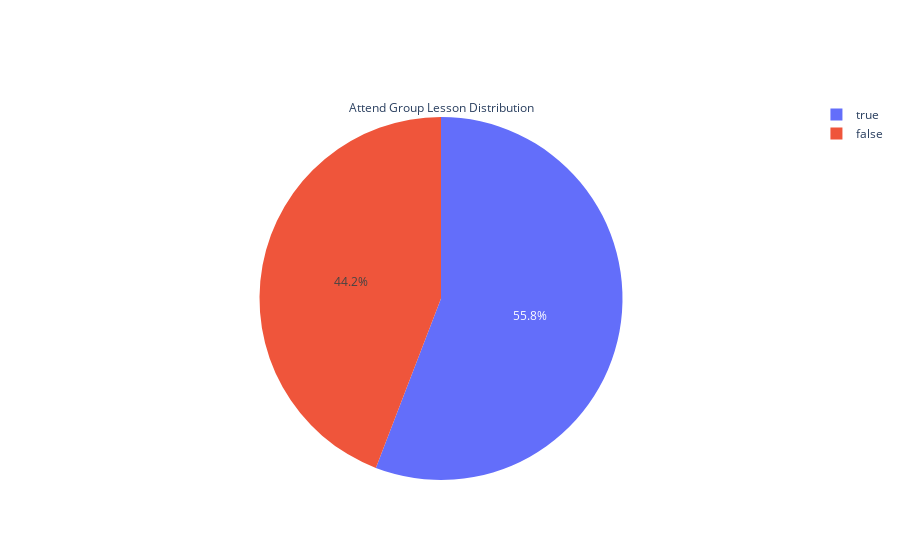

Notebook code for this chart:
### Markdown cell above
### Attend Group Lesson Distribution

### Code cell
fig=go.Figure()
fig.add_trace(go.Pie(
    labels=df['attend_group_lesson'].value_counts().index,
    values=df['attend_group_lesson'].value_counts().values,
    title='Attend Group Lesson Distribution'
))
iplot(fig)
fig.write_html("vis_15/attend_group_lesson_count.html")

### Figure 1 — Plotly figure (JSON) as saved in the notebook; plotly's stock layout.template omitted (floating-point values rounded to 4 significant figures)
{"data": [{"labels": [true, false], "title": {"text": "Attend Group Lesson Distribution"}, "type": "pie", "values": [43, 34]}], "layout": {}}
